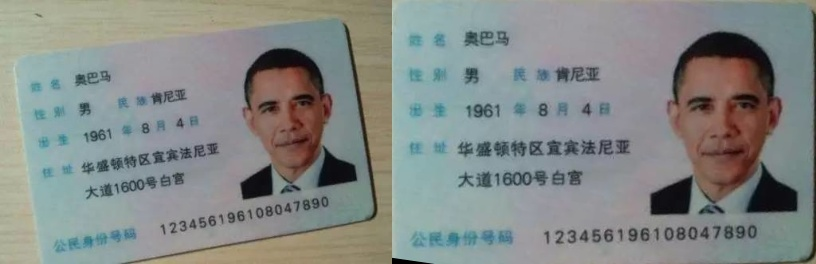
#> input picture show/show1.jpg, 816 x 264 px
$ python -i image_utils.py   (imports and definitions only)
#> lines starting #> are read from the running program, lines starting #| are printed output that depends on the picture
#> further down, picture is the input picture: shape (264, 816, 3); mean B, G, R 135, 137.4, 132.6
# ------------------------------------------------------------------------------
# Copyright (c) Microsoft
# Licensed under the MIT License.
# Written by Bin Xiao (Bin.Xiao@microsoft.com)
# Modified by Xingyi Zhou
# ------------------------------------------------------------------------------

from __future__ import absolute_import
from __future__ import division
from __future__ import print_function

import numpy as np
import cv2
import random


# [27 lines left out: functions random_color_transform, random_brightness_adjust, random_white_mask, not called in this run]

def random_motion_blur(image):
    image = np.array(image)
    degree = np.random.randint(2, 10)
    angle = np.random.randint(0, 360)
    M = cv2.getRotationMatrix2D((degree / 2, degree / 2), angle, 1)
    motion_blur_kernel = np.diag(np.ones(degree))
    motion_blur_kernel = cv2.warpAffine(motion_blur_kernel, M, (degree, degree))
    motion_blur_kernel = motion_blur_kernel / degree
    blurred = cv2.filter2D(image, -1, motion_blur_kernel)
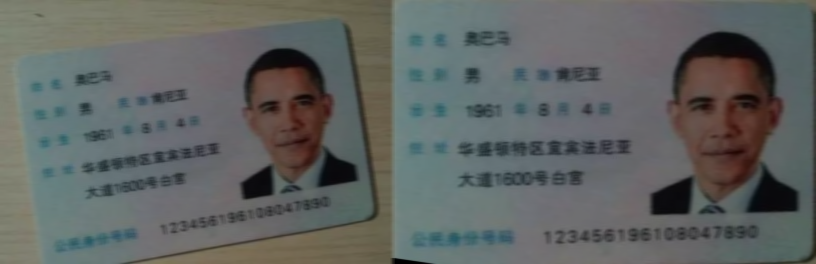
#> blurred: shape (264, 816, 3); mean B, G, R 98.4, 100.2, 96.6
    cv2.normalize(blurred, blurred, 0, 255, cv2.NORM_MINMAX)
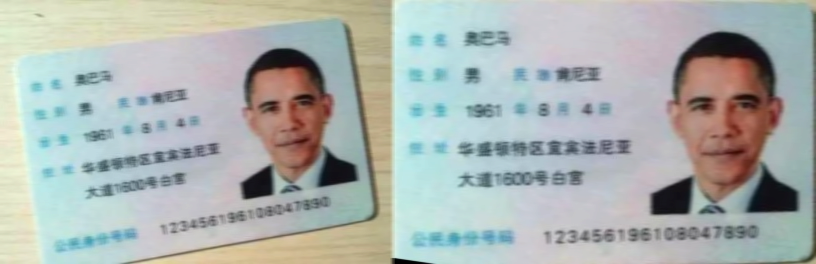
#> blurred: shape (264, 816, 3); mean B, G, R 175.6, 178.7, 172.3
    blurred_image = np.array(blurred, dtype=np.uint8)
    return blurred_image

# [6 lines left out: function random_gaussian_blur, not called in this run]

def flip(img):
    return img[:, :, ::-1].copy()

# [48 lines left out: functions transform_preds, get_affine_transform, affine_transform, not called in this run]


def get_3rd_point(a, b):
    direct = a - b
    return b + np.array([-direct[1], direct[0]], dtype=np.float32)


# [123 lines left out: functions get_dir, crop, gaussian_radius, gaussian2D, draw_umich_gaussian, draw_dense_reg and 1 more, not called in this run]

def grayscale(image):
    return cv2.cvtColor(image, cv2.COLOR_BGR2GRAY)

def lighting_(data_rng, image, alphastd, eigval, eigvec):
    alpha = data_rng.normal(scale=alphastd, size=(3, ))
    image += np.dot(eigvec, eigval * alpha)

# [4 lines left out: function blend_, not called in this run]

def saturation_(data_rng, image, gs, gs_mean, var):
    alpha = 1. + data_rng.uniform(low=-var, high=var)
    blend_(alpha, image, gs[:, :, None])

def brightness_(data_rng, image, gs, gs_mean, var):
    alpha = 1. + data_rng.uniform(low=-var, high=var)
    image *= alpha

def contrast_(data_rng, image, gs, gs_mean, var):
    alpha = 1. + data_rng.uniform(low=-var, high=var)
    blend_(alpha, image, gs_mean)

# [8 lines left out: function color_aug, not called in this run]

>>> import cv2
>>> picture = cv2.imread('../show/show1.jpg')
>>> result = random_motion_blur(picture)
